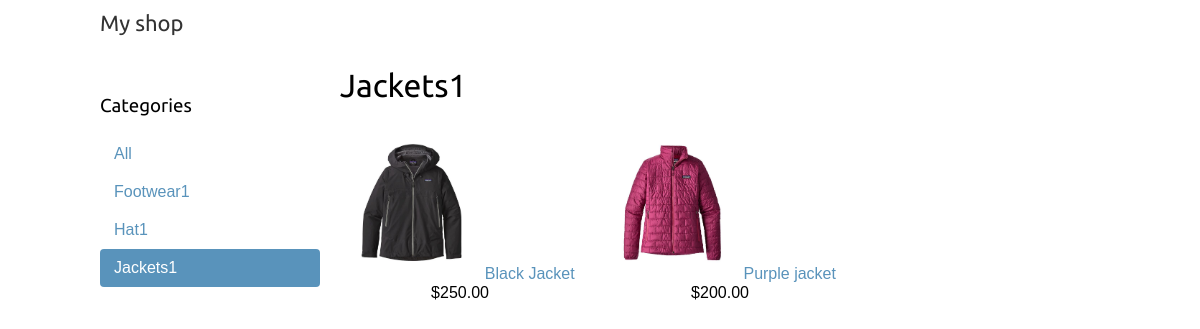
/jackets1/, run on the app's committed database.
### shop/models.py (models this page shows, shortened)
class Category(models.Model):
    name = models.CharField(max_length=200, db_index=True)
    slug = models.SlugField(max_length=200, db_index=True, unique=True)
    class Meta:
        ordering = ('name',)
        verbose_name = 'category'
        verbose_name_plural = 'categories'
    def get_absolute_url(self):
        return reverse('shop:product_list_by_category', args=[self.slug])

class Product(models.Model):
    category = models.ForeignKey(Category, related_name='products')
    name = models.CharField(max_length=200, db_index=True)
    slug = models.SlugField(max_length=200, db_index=True)
    image = models.ImageField(upload_to='products/%Y/%m/%d', blank=True)
    description = models.TextField(blank=True)
    price = models.DecimalField(max_digits=10, decimal_places=2)
    stock = models.PositiveIntegerField()
    available = models.BooleanField(default=True)
    created = models.DateTimeField(auto_now_add=True)
    updated = models.DateTimeField(auto_now=True)
    class Meta:
        ordering = ('-created',)
        index_together = (('id', 'slug'),)
    def get_absolute_url(self):
        return reverse('shop:product_detail', args=[self.id, self.slug])

### shop/views.py (the view)
# urls.py: url(r'^(?P<category_slug>[-\w]+)/$', views.product_list, name='product_list_by_category'),
def product_list(request, category_slug=None):
    category = None
    categories = Category.objects.all()
    products = Product.objects.filter(available=True)
    if category_slug:
        category = get_object_or_404(Category, slug=category_slug)
        products = products.filter(category=category)
    return render(request, 'shop/product/list.html', {'category': category,
                                                      'categories': categories,
                                                      'products': products})

### shop/templates/shop/product/list.html (shortened to what this page needs)
{% extends "shop/base.html" %}
{% load i18n %}
{% load static %}
{% block content %}
    <div id="sidebar">
        <h3>{% trans "Categories" %}</h3>
        <ul>
            <li {% if not category %}class="selected"{% endif %}>
                <a href="{% url "shop:product_list" %}">{% trans "All" %}</a>
            </li>
        {% for c in categories %}
            <li {% if category.slug == c.slug %}class="selected"{% endif %}>
                <a href="{{ c.get_absolute_url }}">{{ c.name }}</a>
            </li>
        {% endfor %}
        </ul>
    </div>
    <div id="main" class="product-list">
        <h1>{% if category %}{{ category.name }}{% else %}{% trans "Products" %}{% endif %}</h1>
        {% for product in products %}
            <div class="item">
                <a href="{{ product.get_absolute_url }}">
                    <img src="{% if product.image %}{{ product.image.url }}{% else %}{% static "img/no_image.png" %}{% endif %}" style="width:135px;height:135px;">
                </a>
                <a href="{{ product.get_absolute_url }}">{{ product.name }}</a><br>
                ${{ product.price }}
            </div>
        {% endfor %}
    </div>
{% endblock %}

### shop/static/css/base.css (style rules this page uses)
body { margin:0; padding:0; font-family:helvetica, sans-serif; }
h1, h2, h3, h4, h5 , h6 { font-family: 'Ubuntu', sans-serif; font-weight:normal; }
a { text-decoration:none; color:#5993bb; }
#sidebar { width:220px; padding:30px 20px 0 0; float:left; }
#sidebar ul { margin:0; padding:0; }
#sidebar ul li { margin:0; list-style:none; padding:10px 14px; }
#sidebar ul li a { display:block; }
#sidebar ul li.selected { background:#5993bb; border-radius:4px; }
#sidebar ul li.selected a { color:#fff; }
#main { float:left; width: 96%; margin-right:-220px; overflow:hidden; }
.product-list .item { width:25%; padding:10px 20px 10px 0; float:left; text-align:center; line-height:1.2; }
.product-list .item img { width:10px; height:10px; margin-bottom:8px; }

### data on the page
Category: name "Footwear1"
Category: name "Hat1"
Category: name "Jackets1"
Product: image (picture), name "Black Jacket", price "250.00"
Product: image (picture), name "Purple jacket", price "200.00"
